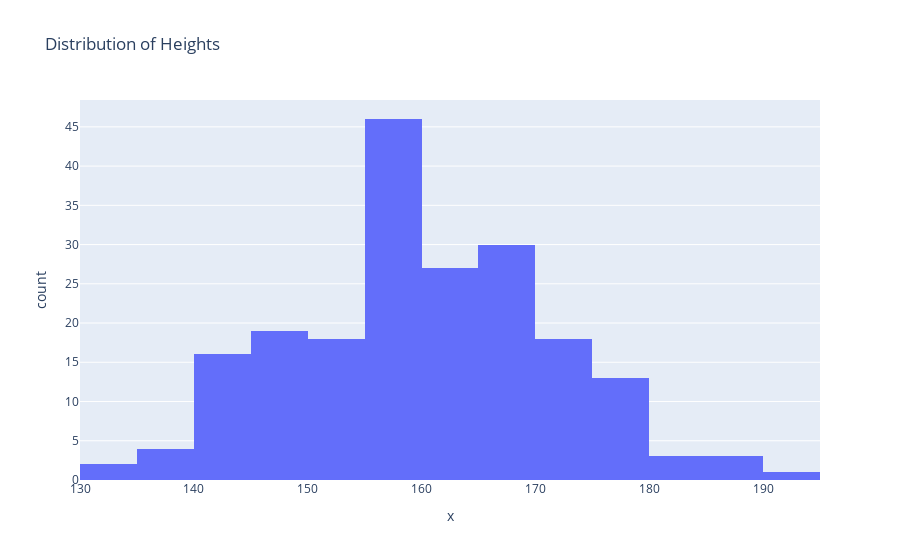

Notebook cell for this chart:
### Markdown cell above
## 4.Histogram: 
 A histogram is used to represent continuous data in the form of bar. Each bar has discrete values in bar graphs, whereas in histograms, we have bars representing a range of values. Histograms show frequency distributions. We can use histograms to visualize:
 
 * Students marks distribution
 * Frequency of waiting time of customers in a Bank

### Code cell
##Example 4: Let us illustrate the distribution of heights of 200 people using a histogram

import numpy as np
#Here we will concentrate on heights which are 160 and the standard deviation is 11
heights_array = np.random.normal(160, 11, 200)
## Use plotly express histogram chart function px.histogram.Provide input data x to the histogram
fig = px.histogram(x=heights_array,title="Distribution of Heights")
fig.show()

### Figure 1 — Plotly figure (JSON) as saved in the notebook; plotly's stock layout.template omitted (floating-point values rounded to 4 significant figures; data arrays with more than 128 entries replaced by an {"elided": "..."} marker saying what was removed)
{"data": [{"alignmentgroup": "True", "bingroup": "x", "hovertemplate": "x=%{x}<br>count=%{y}<extra></extra>", "legendgroup": "", "marker": {"color": "#636efa", "pattern": {"shape": ""}}, "name": "", "offsetgroup": "", "orientation": "v", "showlegend": false, "type": "histogram", "x": {"elided": "200 float values"}, "xaxis": "x", "yaxis": "y"}], "layout": {"barmode": "relative", "legend": {"tracegroupgap": 0}, "title": {"text": "Distribution of Heights"}, "xaxis": {"anchor": "y", "domain": [0, 1], "title": {"text": "x"}}, "yaxis": {"anchor": "x", "domain": [0, 1], "title": {"text": "count"}}}}
